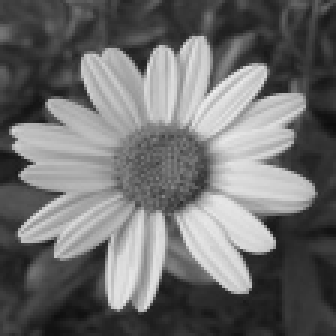
#> input picture Computer Vision/Haralick's Region Growing/image/daisy_112x112.png, 112 x 112 px (shown 3 times larger)
$ python region-growing.py
#> lines starting #> are read from the running program, lines starting #| are printed output that depends on the picture; after the words box and inside, x2 and y2 are one past the last pixel; in counts of white or black regions, pixels touching at a corner belong together
import numpy as np
import math
import cv2

class Segmentation:

    def __init__(self, _img_path, _thres, _min_seg):

        # track iterations
        self.i = 0
        # track current region being processed
        self.current_region = 0

        # load image, get row and col counts
        self.img_path = _img_path
        self.img = self.read_img(_img_path)
        self.row, self.col = self.img.shape

        # set threshold
        self.thres = _thres
        self.min_seg = _min_seg

        # track which pixel has been looped
        self.looped = np.full((self.row,self.col), False, dtype=bool)
        # track which pixel has been grouped into a region
        self.region_map = np.full((self.row,self.col), -1, dtype=int)
        # track pixel counts, mean, and scatter for each region
        self.region_stats = []

    def read_img(self, _ima_path):
#> called with _ima_path = 'image/daisy_112x112.png'
        grayscale_img = cv2.imread(_ima_path, cv2.IMREAD_GRAYSCALE)
#> grayscale_img is the input picture: shape (112, 112); min 12, max 237, mean 109.1
        return grayscale_img

    def cal_hist(self, _img):
        hist = np.zeros(256, dtype=int)
        for i in range(self.row):
            for j in range(self.col):
                intensity = _img[i, j]
                hist[intensity] += 1
#> after the loop, hist = 256 values, max 182 at index 44, min 0 at index 0, mean 49
        return hist

    def gen_seed_pnts(self):
        hist = self.cal_hist(self.img)
        peaks = np.array([], dtype=int)
        seed_pnts = np.array([], dtype=int)
        std = np.std(hist)
#> std = 43.65
        mean = np.mean(hist)
#> mean = 49
        img = np.array(self.img)

        for i in range(hist.size):
            if abs(hist[i] - mean) > std:
                historic_i = i - 5 if i > 4 else 0
                local_mean = np.mean(hist[historic_i: i])
                if hist[i] > local_mean:
                    peaks = np.append(peaks, i)
#> this loop made 256 passes
#> local_mean on passes 1 to 12: nan, 0, 0, 0, 0, 0, 0, 0, 0, 0, 0, 0
#> after the loop, peaks = 20 values from 12 to 52

        for j in range(peaks.size):
            pixels = np.argwhere(img == peaks[j])
            rand_pix = np.random.randint(pixels.shape[0])
            seed_pnts = np.append(seed_pnts, pixels[rand_pix])
#> this loop made 20 passes
#> seed_pnts on passes 2, 4, 5, 6: [41, 110, 41, 109], [41, 110, 41, 109, 105, 19, 41, 108], [41, 110, 41, 109, 105, 19, 41, 108, 103, 84], [41, 110, 41, 109, 105, 19, 41, 108, 103, 84, 100, 59]
#> pixels on pass 1: [[41, 110], [41, 111]]
#> after the loop, seed_pnts = 40 values, max 110 at index 1, min 10 at index 17, mean 70
        seed_pnts = np.reshape(seed_pnts, (peaks.size, 2))
#> seed_pnts = 20 rows, first 8: [41, 110], [41, 109], [105, 19], [41, 108], [103, 84], [100, 59], [102, 76], [15, 86]

        peaks_vals = np.array([hist[x] for x in peaks])
#> peaks_vals = 20 values, max 182 at index 16, min 1 at index 1, mean 120.3
        argsort_peak_vals = np.argsort(peaks_vals)
#> argsort_peak_vals = 20 values, max 19 at index 16, min 0 at index 1, mean 9.5
        seed_pnts = seed_pnts[argsort_peak_vals[::-1]]
#> seed_pnts = 20 rows, first 8: [35, 107], [110, 105], [56, 101], [45, 107], [28, 90], [91, 90], [19, 44], [81, 95]

        return seed_pnts

    def region_growing(self):
        seed_pnts = self.gen_seed_pnts()
        self.loop_seed_points(seed_pnts)
        # self.loop_unid_points()
        self.clean_up_small_segments()
        self.show_segmentation()

    def loop_seed_points(self, _seed_pnts):

        while _seed_pnts.size is not 0:

            sp_y = _seed_pnts[0, 0]
            sp_x = _seed_pnts[0, 1]

            # start a new region
            self.region_stats.append({
                'id': self.current_region,
                'member': [(sp_y, sp_x)],
                'mean': self.img[sp_y, sp_x],
                'scatter': 0.0001,
                'centroid': [sp_y, sp_x],
            })

            # add pixel as member of current region
            self.region_map[sp_y, sp_x] = self.current_region

            to_loop = np.array([_seed_pnts[0]])

            while to_loop.size is not 0:

                # set center pixel location
                y0 = to_loop[0][0]
                x0 = to_loop[0][1]

                # loop 8 neighbors
                neighbours = self.get_neighbours(y0, x0)
                for y, x in neighbours:
                    if self.region_map[y, x] < 0:

                        N = len(self.region_stats[self.current_region]['member'])
                        current_mean = self.region_stats[self.current_region]['mean']
                        current_scatter = self.region_stats[self.current_region]['scatter']
                        intensity_yx = self.img[y, x]

                        # calculate distribution T
                        partial_s_squared = (intensity_yx - current_mean)**2
                        T = math.sqrt((((N - 1) * N) / (N + 1)) * (((partial_s_squared) / (current_scatter))))

                        print(f'T = {T}')

                        if T <= self.thres:

                            # add pixel as member of current region
                            self.region_map[y, x] = self.current_region
                            self.region_stats[self.current_region]['id'] = self.current_region
                            self.region_stats[self.current_region]['member'].append((y, x))

                            # update mean
                            new_mean = ((N * current_mean) + intensity_yx) / (N + 1)
                            self.region_stats[self.current_region]['mean'] = new_mean

                            # update centroid
                            current_centroid_y = self.region_stats[self.current_region]['centroid'][0]
                            current_centroid_x = self.region_stats[self.current_region]['centroid'][1]
                            new_centroid_y = ((N * current_centroid_y) + y) / (N + 1)
                            new_centroid_x = ((N * current_centroid_x) + x) / (N + 1)
                            self.region_stats[self.current_region]['centroid'] = [new_centroid_y, new_centroid_x]

                            # update scatter
                            self.region_stats[self.current_region]['scatter'] += \
                                partial_s_squared + (N * (new_mean - current_mean) ** 2)

                            # add pixel to loop
                            to_loop = np.append(to_loop, [[y, x]], axis=0)

                        else:

                            # start a new region
                            _seed_pnts = np.append(_seed_pnts, [[y, x]], axis=0)

                # removing a point after it has been looped
                to_loop = np.delete(to_loop, 0, axis=0)

            self.current_region += 1

            # set to looped after looping through its neighbors
            self.looped[_seed_pnts[0][0], _seed_pnts[0][1]] = True

            # removing a seed point after its region has been defined
            _seed_pnts = np.delete(_seed_pnts, 0, axis=0)

            self.i += 1
#> this loop made 4101 passes
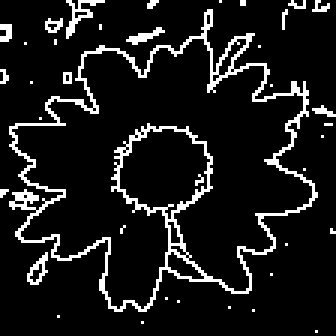
#> self.looped: shape (112, 112) bool (shown 3 times larger); 10.1% white in thin lines or dots
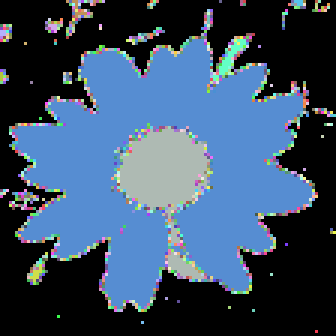
#> self.region_map: shape (112, 112) int64 (shown 3 times larger); 1274 distinct labels, from 0 to 4100; one colour per label, 0 black
#> after the loop, self.current_region = 4101; self.i = 4101; self.region_stats = 4101 items


    def loop_unid_points(self):
        no_id = (self.region_map < 0)
        not_looped = self.looped is False
        overlap = (no_id | not_looped)
        to_loop = np.array(np.where(overlap))
        while to_loop.size is not 0:
            y0 = to_loop[0][0]
            x0 = to_loop[1][0]
            to_loop = np.delete(to_loop, 0, axis=1)

    def clean_up_small_segments(self):

        img_area_thres = int((self.row * self.col) / self.min_seg)
#> img_area_thres = 418

        region_stats_cp = self.region_stats.copy()
#> region_stats_cp = 4101 items
        cp_i = 0

        for i in range(len(self.region_stats)):

            # check if region is too small and need to be grouped
            if len(region_stats_cp[cp_i]['member']) < img_area_thres:

                centroid_y = region_stats_cp[cp_i]['centroid'][0]
                centroid_x = region_stats_cp[cp_i]['centroid'][1]
                mean = region_stats_cp[cp_i]['mean']

                spatial_distance = []
                intensity_distance = []

                for j in range(len(region_stats_cp)):

                    # calculate spatial distance between centroids
                    j_centroid_y = region_stats_cp[j]['centroid'][0]
                    j_centroid_x = region_stats_cp[j]['centroid'][1]
                    spatial_distance.append(
                        math.sqrt(((j_centroid_y - centroid_y)**2)
                                  + ((j_centroid_x - centroid_x)**2))
                    )

                    # calculate intensity distance between regions
                    j_mean = region_stats_cp[j]['mean']
                    intensity_distance.append(
                        math.sqrt((j_mean - mean)**2)
                    )

                # finding nearest neighbors for both conditions
                order_intensity = np.array(intensity_distance).argsort()
                order_spatial = np.array(spatial_distance).argsort()

                # creating an empty array with size like order arrays
                scores = np.zeros(len(region_stats_cp), dtype=float)

                # select the nearest neighbor with the closest mean intensity
                for k in range(len(region_stats_cp)):
                    scores[order_intensity[k]] += k
                    scores[order_spatial[k]] += k

                # find minimum score
                sorted_score = scores.argsort()

                # group current region with winning region
                # get index of the most suitable region for merging
                m = sorted_score[1]

                # append members
                region_stats_cp[m]['member'] += region_stats_cp[cp_i]['member']

                # update centroid
                m_centroid_y = region_stats_cp[m]['centroid'][0]
                m_centroid_x = region_stats_cp[m]['centroid'][1]
                region_stats_cp[m]['centroid'][0] = (m_centroid_y + centroid_y) / 2.0
                region_stats_cp[m]['centroid'][1] = (m_centroid_x + centroid_x) / 2.0

                # update mean
                m_mean = region_stats_cp[m]['mean']
                region_stats_cp[m]['mean'] = (m_mean + mean) / 2.0

                # update scatter
                new_mean = region_stats_cp[m]['mean']
                N = len(region_stats_cp[m]['member'])
                new_term = ((mean - new_mean)**2) + (N * (new_mean - m_mean)**2)
                region_stats_cp[m]['scatter'] += new_term

                # update region map with id of most suitable region
                m_id = region_stats_cp[m]['id']
                for y, x in region_stats_cp[cp_i]['member']:
                    self.region_map[y, x] = m_id

                # delete merged region
                del region_stats_cp[cp_i]
                cp_i -= 1

            cp_i += 1
#> this loop made 4101 passes
#> (centroid_y, centroid_x, mean, m, m_centroid_y, m_centroid_x, m_mean, new_mean) on passes 2, 3, 4, 5, 6, 8, 9, 10, 11, 12, 13, 14: (110, 105, 47, 744, 76.67, 110.3, 17.33, 32.17), (56, 101, 48, 2, 45, 107, 52, 50), (50.5, 104, 50, 68, 38, 102, 68, 59), (28, 90, 41, 42, 31, 102, 62, 51.5), (91, 90, 39, 740, 93.33, 107.7, 32.17, 35.58), (81, 95, 38, 739, 92.17, 98.83, 35.58, 36.79), (107, 47, 40, 1399, 92, 59, 80, 60), (27, 10, 35, 5, 39, 13, 36, 35.5), (99, 55, 37, 1397, 99.5, 53, 60, 48.5), (102, 76, 33, 1396, 99.25, 54, 48.5, 40.75), (33, 11.5, 35.5, 1443, 24, 21, 80, 57.75), (15, 86, 34, 328, 13, 83, 79, 56.5)
#> (centroid_y, centroid_x, mean, m, m_centroid_y, m_centroid_x) on pass 17: (41, 108, 16, 58, 38, 109)
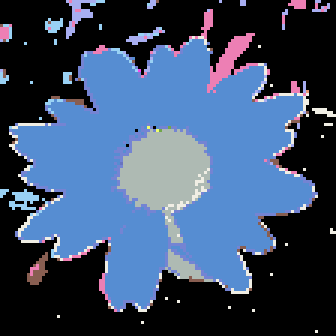
#> self.region_map: shape (112, 112) int64 (shown 3 times larger); 15 distinct labels, from 0 to 4095; one colour per label, 0 black

        self.region_stats = region_stats_cp

    def show_segmentation(self):
        bg_img = cv2.cvtColor(self.read_img(self.img_path), cv2.COLOR_GRAY2RGB)
        new_img = cv2.cvtColor(self.read_img(self.img_path), cv2.COLOR_GRAY2RGB)
        unique_regions = np.unique(self.region_map)

        color = [(255, 0, 0), (0, 255, 0), (0, 0, 255), (255, 255, 0), (0, 255, 255), (255, 0, 255), (128, 128, 0), (0, 128, 128), (128, 0, 128), (128, 0, 0), (0, 0, 128), (35, 35, 35), (128, 128, 128), (215, 215, 215)]
        dict = {}
        for i in range(len(unique_regions)):
            dict[unique_regions[i]] = i
#> this loop made 15 passes

        for i in range(self.row):
            for j in range(self.col):
                if self.region_map[i, j] >= 0:
                    new_img[i, j] = color[dict[self.region_map[i, j]]]
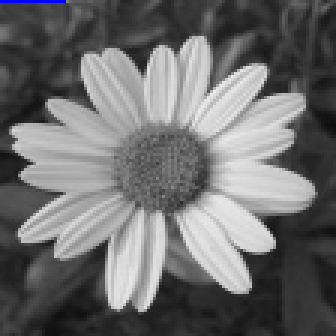
#> new_img: shape (112, 112, 3) (shown 3 times larger); 0.18% of pixels changed, all inside (x1, y1, x2, y2) = (0, 0, 23, 1)
        final_img = cv2.addWeighted(bg_img, 0.7, new_img, 0.5, 0.0)
        cv2.imshow('Final Segments', final_img)
        cv2.waitKey(0)


    def in_bound(self, _y, _x):
        return 0 <= _y < self.row and 0 <= _x < self.col

    def terminate(self):
        return self.i > 200000 or np.count_nonzero(self.looped > 0) == self.row * self.col

    def get_neighbours(self, _y0, _x0):
        neighbours = []
        for i in (-1, 0, 1):
            for j in (-1, 0, 1):
                if (i, j) == (0, 0):
                    continue
                y = _y0 + i
                x = _x0 + j
                if self.in_bound(y, x):
                    neighbours.append((y, x))
        return neighbours

# 3.7, 30
Seg = Segmentation('image/daisy_112x112.png', 2.5, 30)
#> (the run stopped early here; a loop or call above may not have finished)
